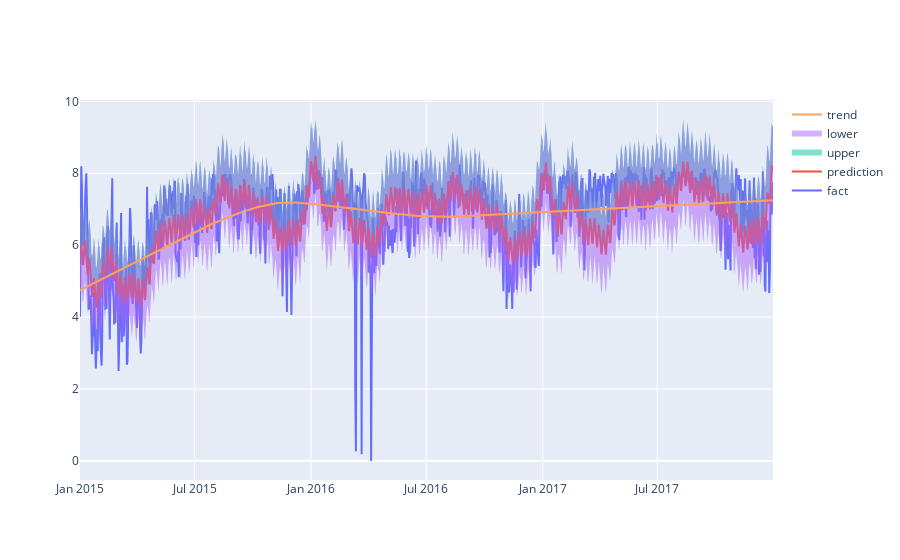

The notebook cell saved with this chart:
### Markdown cell above
**Наши предыдушие выводы подтверждаются, но по этим графикам более наглядно видно как годовую сезонность, так и недельную: продажи падают в начале недели и возрастают в конце.**

### Code cell
# посмотрим на прогноз более детально
configure_plotly_browser_state()
iplot([
    go.Scatter(x=ds['ds'], y=ds['y'], name='fact'),
    go.Scatter(x=forecast['ds'], y=forecast['yhat'], name='prediction'),
    go.Scatter(x=forecast['ds'], y=forecast['yhat_upper'], fill='tonexty', mode='none', name='upper'),
    go.Scatter(x=forecast['ds'], y=forecast['yhat_lower'], fill='tonexty', mode='none', name='lower'),
    go.Scatter(x=forecast['ds'], y=forecast['trend'], name='trend')
])

### Figure 1 — Plotly figure (JSON) as saved in the notebook; plotly's stock layout.template omitted (floating-point values rounded to 4 significant figures; data arrays with more than 128 entries replaced by an {"elided": "..."} marker saying what was removed)
{"data": [{"y": {"elided": "1096 float values"}, "x": {"elided": "1096 str values"}, "type": "scatter", "name": "fact"}, {"y": {"elided": "1096 float values"}, "x": {"elided": "1096 str values"}, "type": "scatter", "name": "prediction"}, {"name": "upper", "mode": "none", "y": {"elided": "1096 float values"}, "x": {"elided": "1096 str values"}, "type": "scatter", "fill": "tonexty"}, {"name": "lower", "mode": "none", "y": {"elided": "1096 float values"}, "x": {"elided": "1096 str values"}, "type": "scatter", "fill": "tonexty"}, {"y": {"elided": "1096 float values"}, "x": {"elided": "1096 str values"}, "type": "scatter", "name": "trend"}], "layout": {}}
